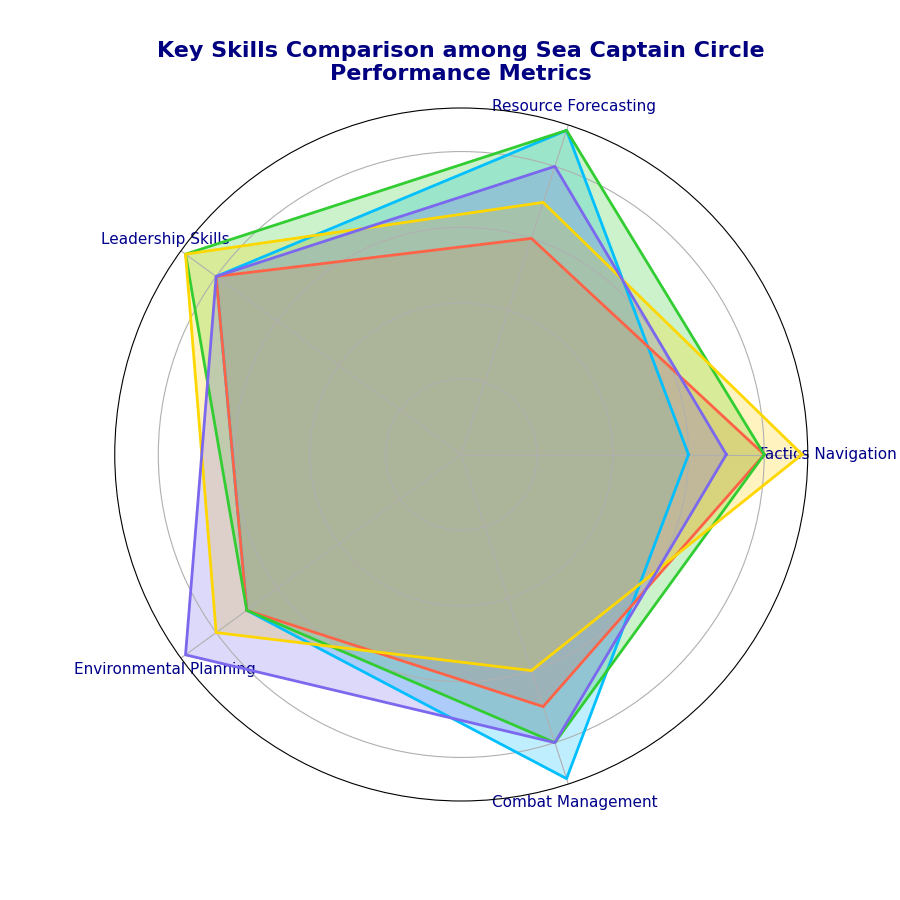

This figure's Python source:
import matplotlib.pyplot as plt
import numpy as np

categories = ['Tactics Navigation', 'Resource Forecasting', 'Leadership Skills', 'Environmental Planning', 'Combat Management']
num_vars = len(categories)

captain_jack = [6, 9, 8, 7, 9]
captain_flint = [8, 6, 8, 7, 7]
captain_hook = [8, 9, 9, 7, 8]
captain_sparrow = [9, 7, 9, 8, 6]
captain_neem = [7, 8, 8, 9, 8]

captains = [captain_jack, captain_flint, captain_hook, captain_sparrow, captain_neem]
for captain in captains:
    captain += captain[:1]

angles = np.linspace(0, 2 * np.pi, num_vars, endpoint=False).tolist()
angles += angles[:1]

fig, ax = plt.subplots(figsize=(9, 9), subplot_kw=dict(polar=True))

def plot_radar(data, color):
    ax.fill(angles, data, color=color, alpha=0.25)
    ax.plot(angles, data, color=color, linewidth=2)

plot_radar(captain_jack, 'deepskyblue')
plot_radar(captain_flint, 'tomato')
plot_radar(captain_hook, 'limegreen')
plot_radar(captain_sparrow, 'gold')
plot_radar(captain_neem, 'mediumslateblue')

ax.set_yticklabels([])
ax.set_xticks(angles[:-1])
ax.set_xticklabels(categories, fontsize=11, color='darkblue')

plt.title('Key Skills Comparison among Sea Captain Circle\nPerformance Metrics', fontsize=16, fontweight='bold', pad=20, color='navy')

plt.show()
